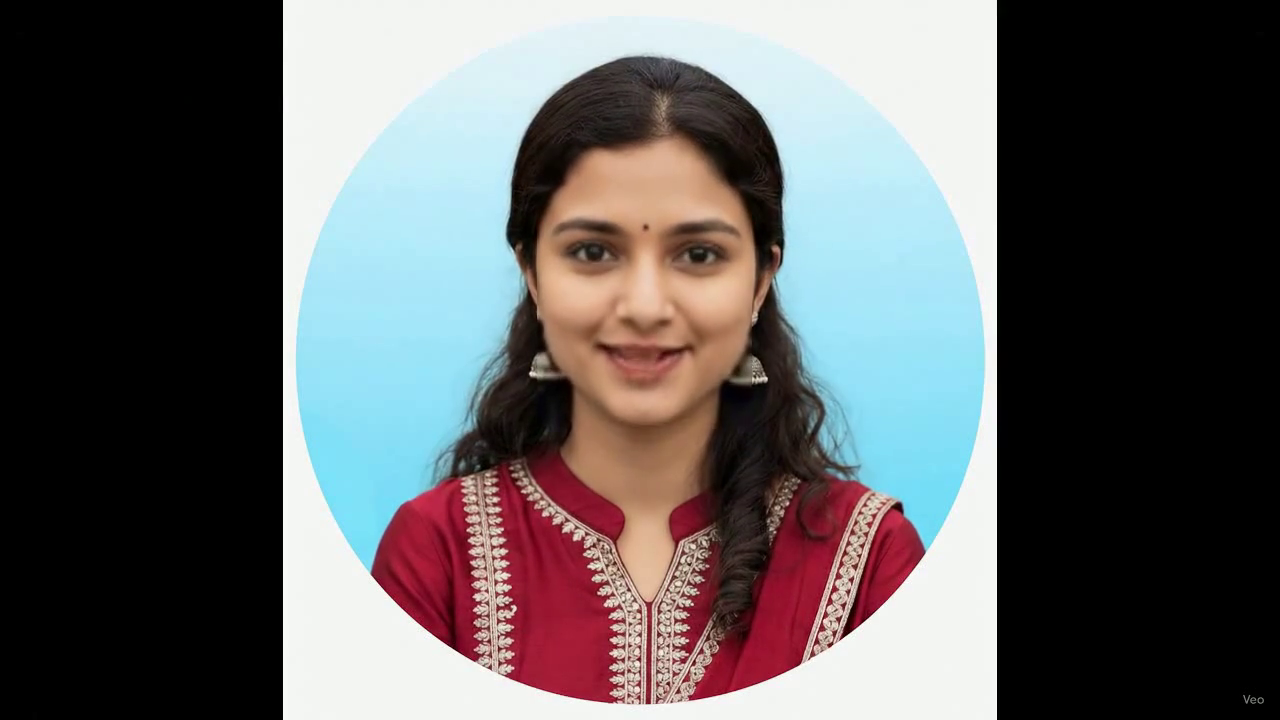
#> input picture frame 33 of videos/wav2lip_multilingual/video-en.mp4, 1280 x 720 px, given in place of recon-10s.mp4, which was not available
$ python niqe_scale_probe.py
#> lines starting #> are read from the running program, lines starting #| are printed output that depends on the picture
import os
import sys

import cv2
import numpy as np

ASSETS = "/home/aryannavale/projects/quality_assets"
sys.path.insert(0, ASSETS)
os.chdir(ASSETS)
import niqe_fixed

CAP = "/home/aryannavale/projects/outputs/bench-20261101-001509/wav2lip/recon-10s.mp4"
cap = cv2.VideoCapture(CAP)
ok, frame = cap.read()
#> frame is the input picture: shape (720, 1280, 3); mean B, G, R 95.7, 94.6, 96.3
cap.release()
gray = cv2.cvtColor(frame, cv2.COLOR_BGR2GRAY)
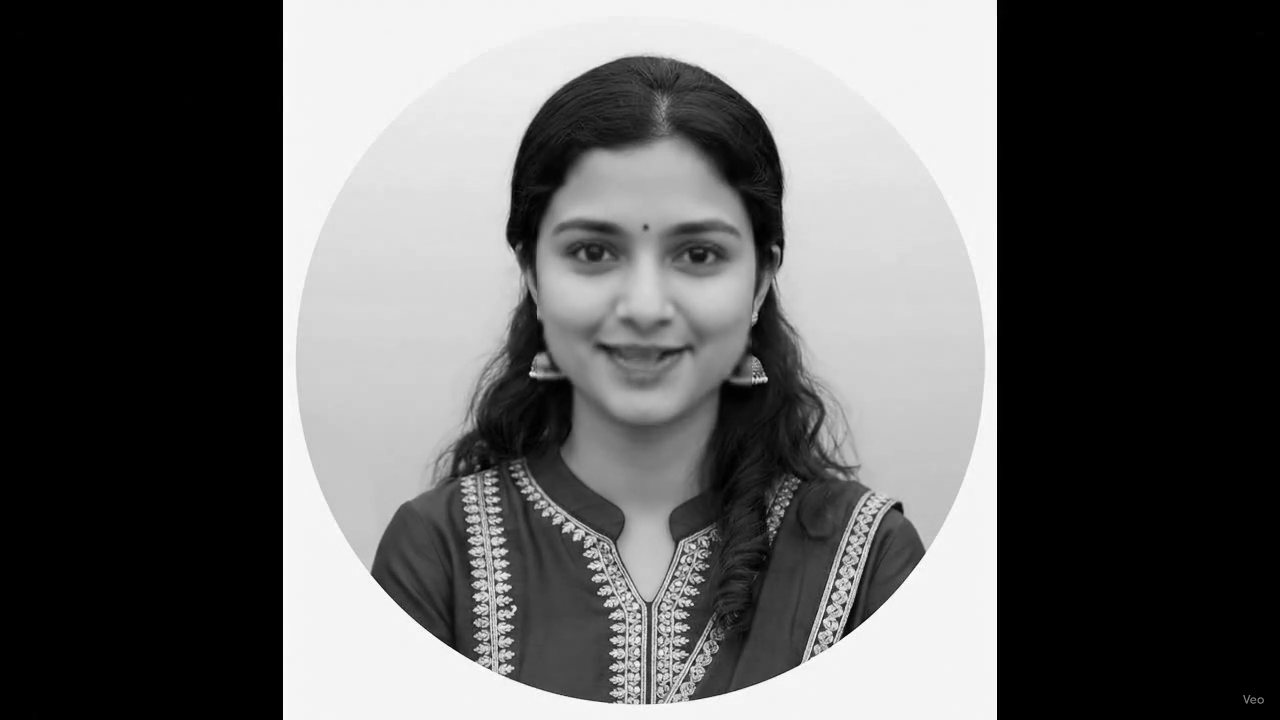
#> gray: shape (720, 1280); min 0, max 255, mean 95.2
h, w = gray.shape
#> h = 720; w = 1280
mouth = gray[int(h * 0.55):int(h * 0.95), int(w * 0.30):int(w * 0.70)]
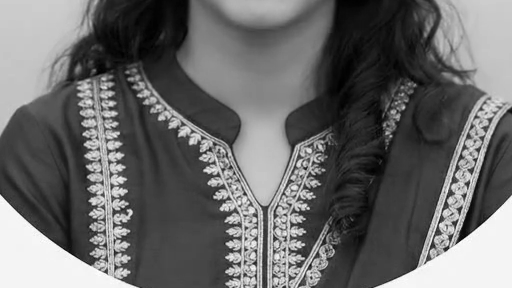
#> mouth: shape (288, 512); min 0, max 255, mean 105.3
for name, img in (("full", gray), ("mouth", mouth)):
    for scale in (1.0, 255.0):
#> (the run stopped early here; a loop or call above may not have finished)

$ run again, starting later in the video
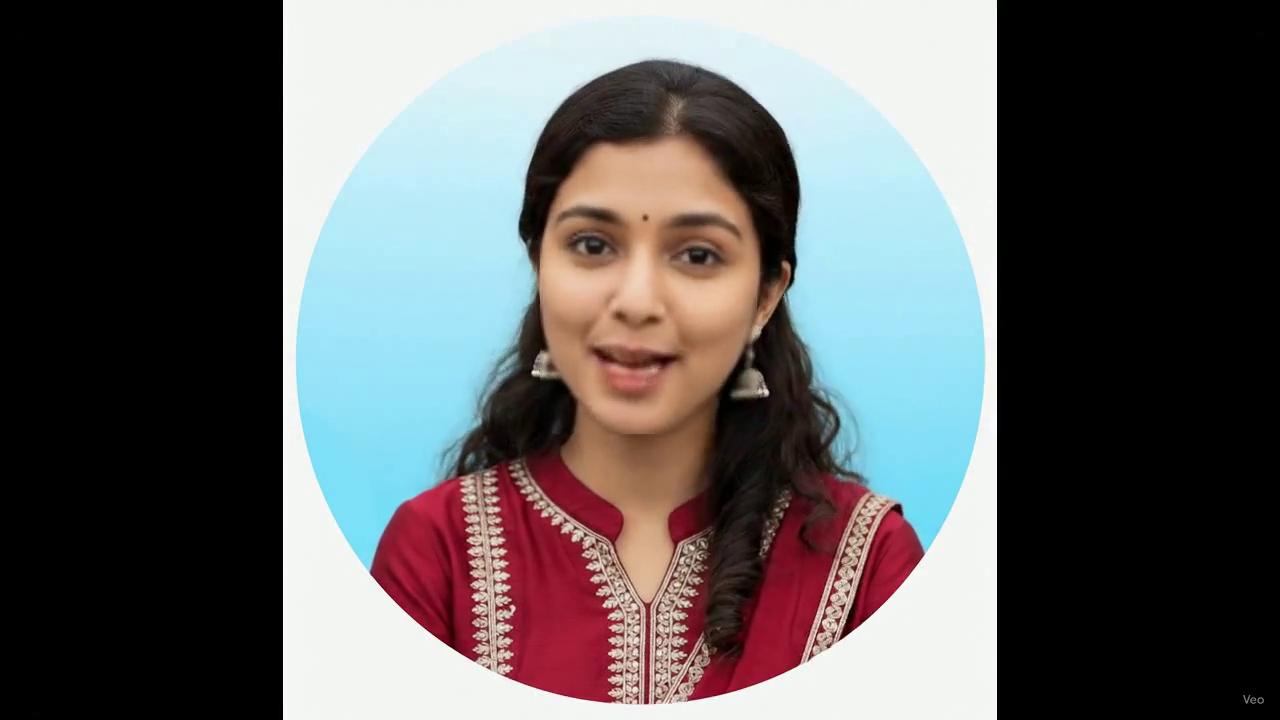
#> input picture frame 152 of videos/wav2lip_multilingual/video-en.mp4, 1280 x 720 px, given in place of recon-10s.mp4, which was not available
#> frame is the input picture: shape (720, 1280, 3); mean B, G, R 95.4, 94.6, 95.7
#> `gray = cv2.cvtColor(frame, cv2.COLOR_BGR2GRAY)`:
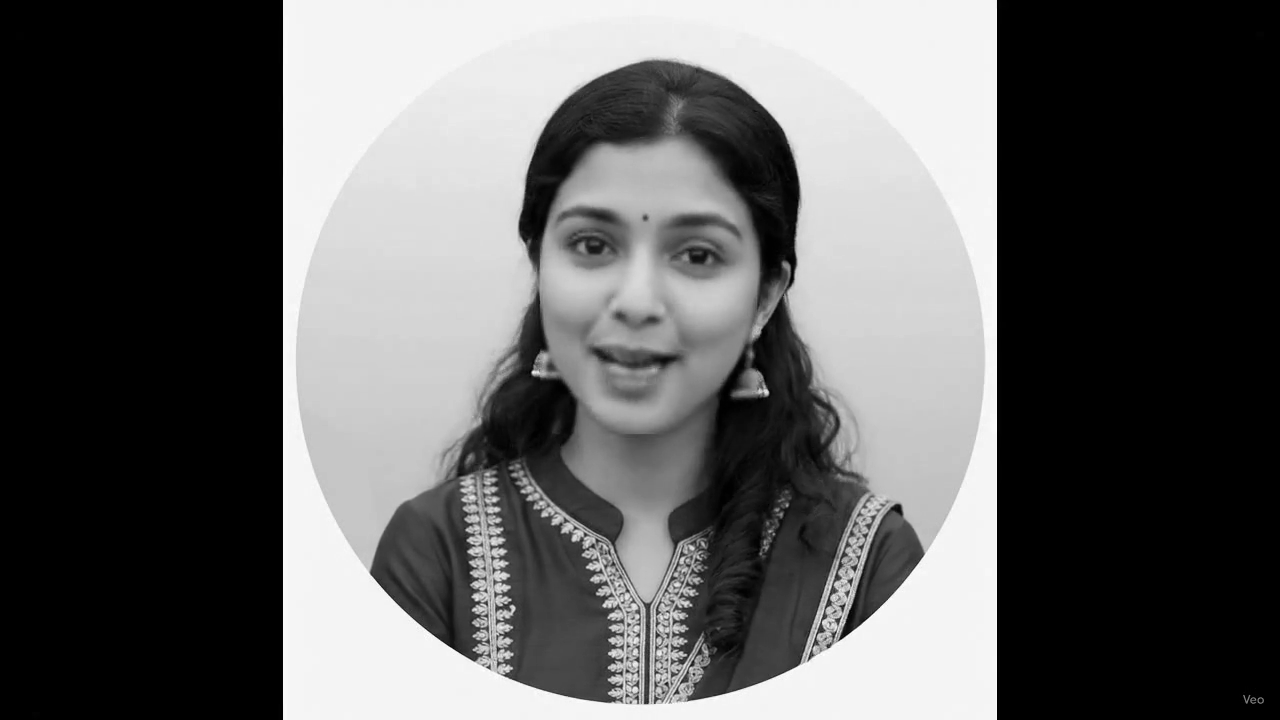
#> gray: shape (720, 1280); min 0, max 255, mean 95
#> `mouth = gray[int(h * 0.55):int(h * 0.95), int(w * 0.30):int(w * 0.70)]`:
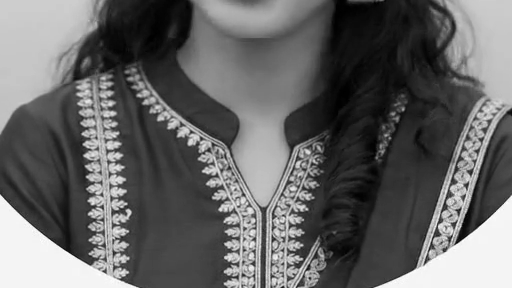
#> mouth: shape (288, 512); min 0, max 255, mean 101.6

$ run again, starting later in the video
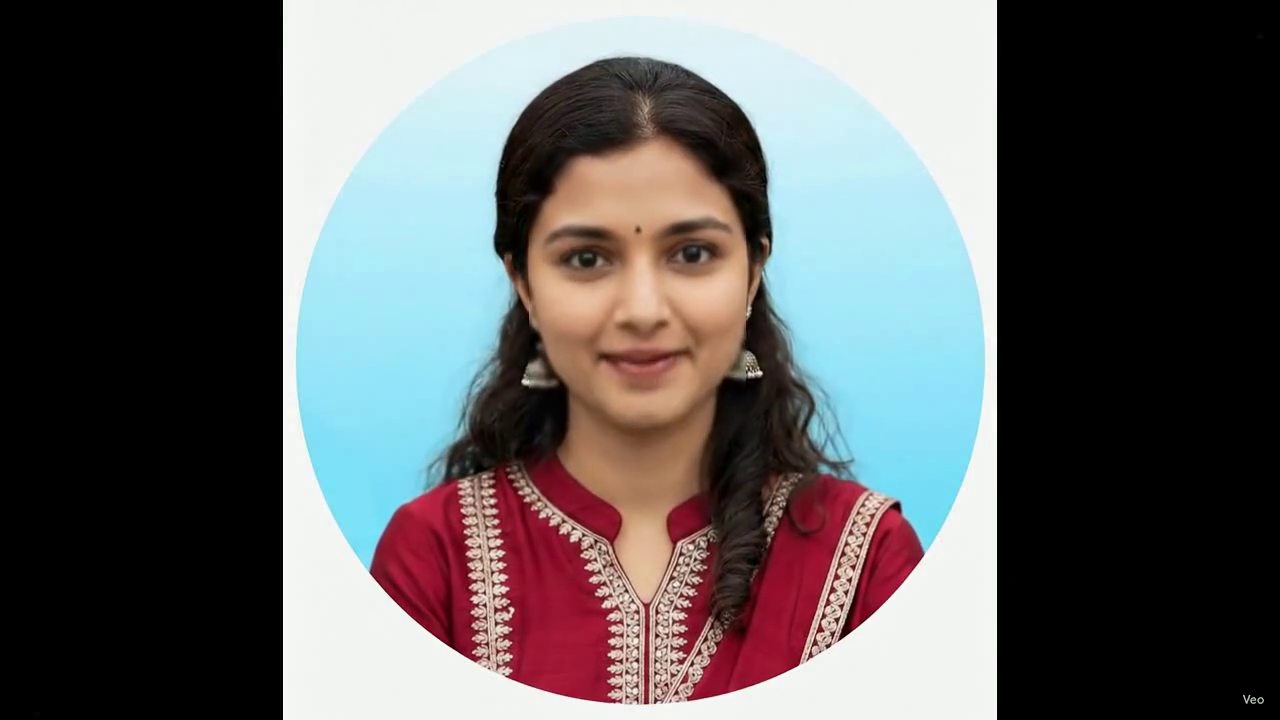
#> input picture frame 270 of videos/wav2lip_multilingual/video-en.mp4, 1280 x 720 px, given in place of recon-10s.mp4, which was not available
#> frame is the input picture: shape (720, 1280, 3); mean B, G, R 95.4, 94.5, 95.6
#> `gray = cv2.cvtColor(frame, cv2.COLOR_BGR2GRAY)`:
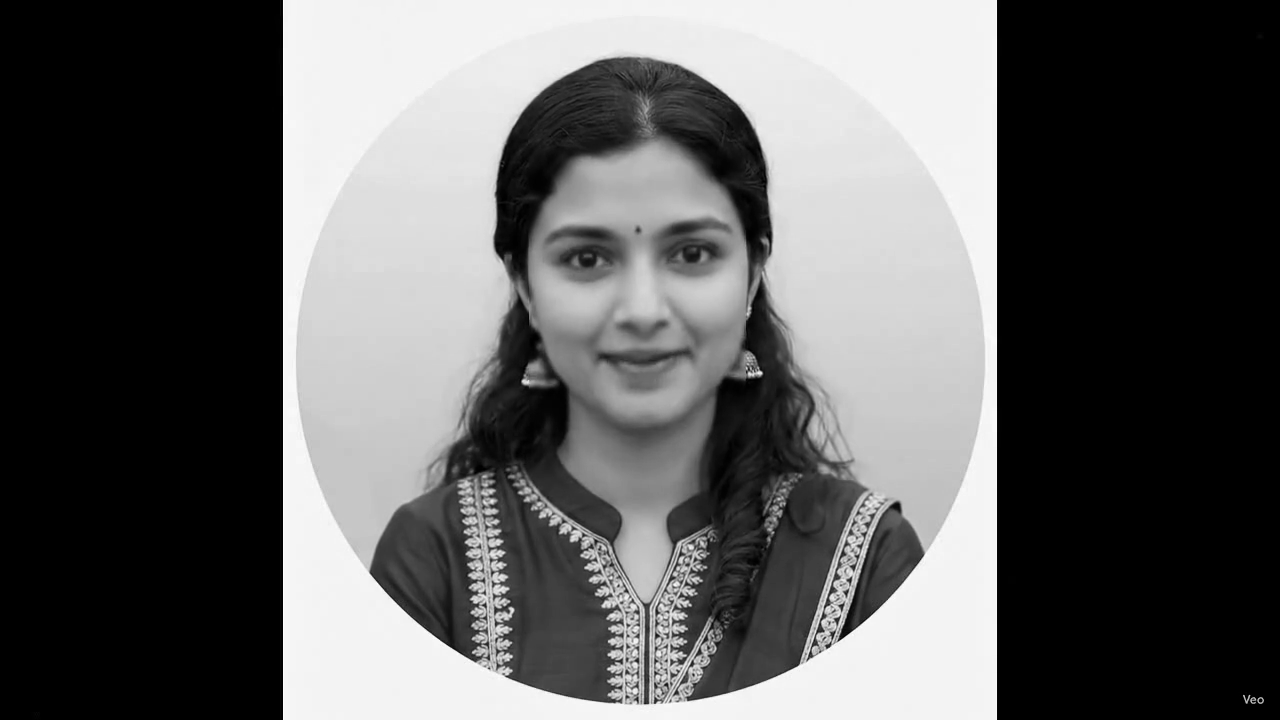
#> gray: shape (720, 1280); min 0, max 255, mean 94.9
#> `mouth = gray[int(h * 0.55):int(h * 0.95), int(w * 0.30):int(w * 0.70)]`:
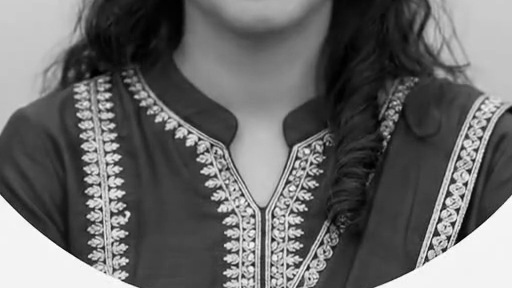
#> mouth: shape (288, 512); min 0, max 255, mean 104.9
